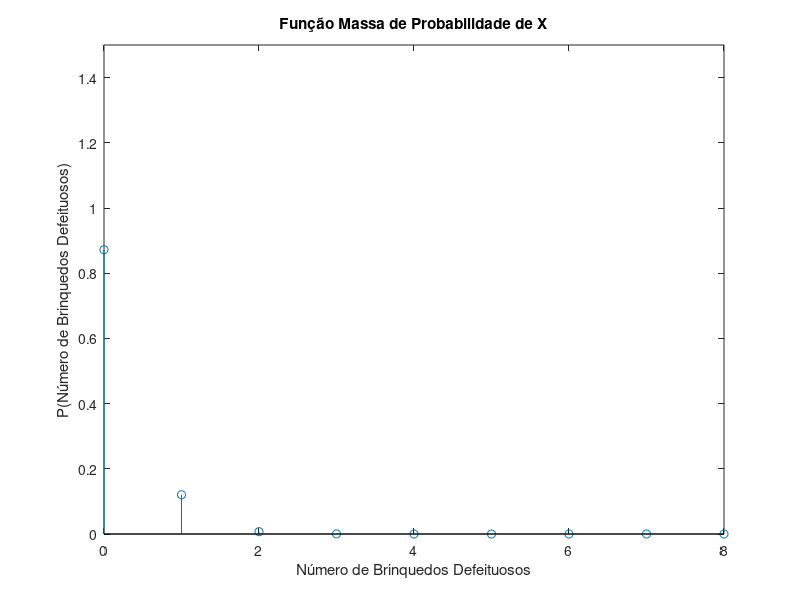
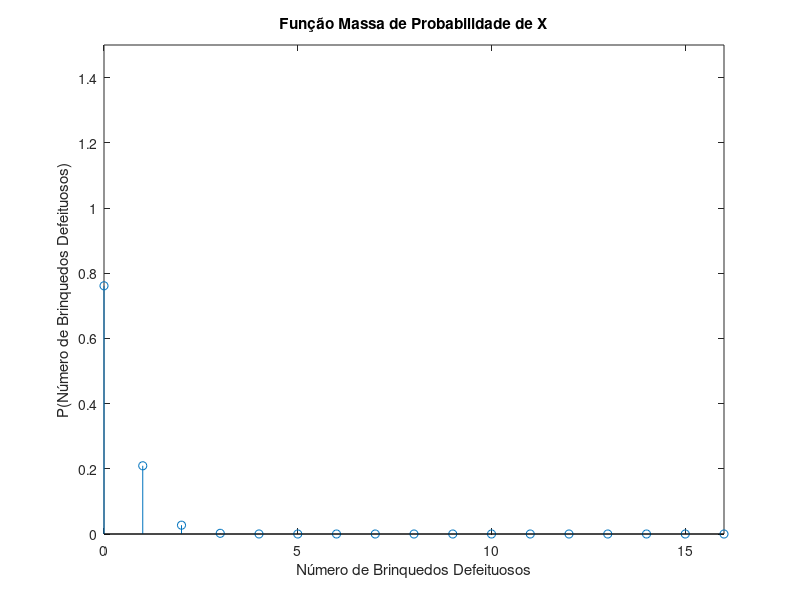

Here is the MATLAB script that generated these plots, in order:
%% Clear
clear;
close all;
clc;
%%
p1 = 0.002;
p2 = 0.005;
pa = 0.01;
p = p1 + p2 + pa - (p1*p2) - (p1*pa) - (p2*pa) - (p1*p2*pa);
N = 10e5;
n = 8;

% a) É consistente com o resultado obtido na questão 2(a).
brinquedos_com_defeito = rand(n,N) < p;
sum_brinquedos_com_defeito = sum(brinquedos_com_defeito);
px = zeros(1,n);
for i=1:1:(n+1)
    px(i) = sum(sum_brinquedos_com_defeito==i-1)/N;
end

x = 0:1:n;
figure(1)
stem(x, px);
xlabel("Número de Brinquedos Defeituosos");
ylabel("P(Número de Brinquedos Defeituosos)");
title("Função Massa de Probabilidade de X");
axis([0 n 0 1.5]);

% b) Concluio que é extreamente pequena.
PX_maior_igual_dois = 1 - px(1) - px(2);

% c)
EX = px*x';
variancia = sum((px-EX).^2) / n;
desvio_padrao = sqrt(variancia);
%% d)
% A probabiliade para acima de 0 aumenta ligeiramente, o que faz com o que
% o valor esperado também aumente, a variância e desvio padrão são quase
% iguais.
n2=16;

brinquedos_com_defeito2 = rand(n2,N) < p;
sum_brinquedos_com_defeito2 = sum(brinquedos_com_defeito2);
px2 = zeros(1,n2);
for i=1:1:(n2+1)
    px2(i) = sum(sum_brinquedos_com_defeito2==i-1)/N;
end

x2 = 0:1:n2;
figure(2)
stem(x2, px2);
xlabel("Número de Brinquedos Defeituosos");
ylabel("P(Número de Brinquedos Defeituosos)");
title("Função Massa de Probabilidade de X");
axis([0 16 0 1.5]);

% b) Concluio que é extreamente pequena.
PX_maior_igual_dois2 = 1 - px2(1) - px2(2);

% c)
EX2 = px2*x2';
variancia2 = sum((px2-EX2).^2) / n2;
desvio_padrao2 = sqrt(variancia2);
